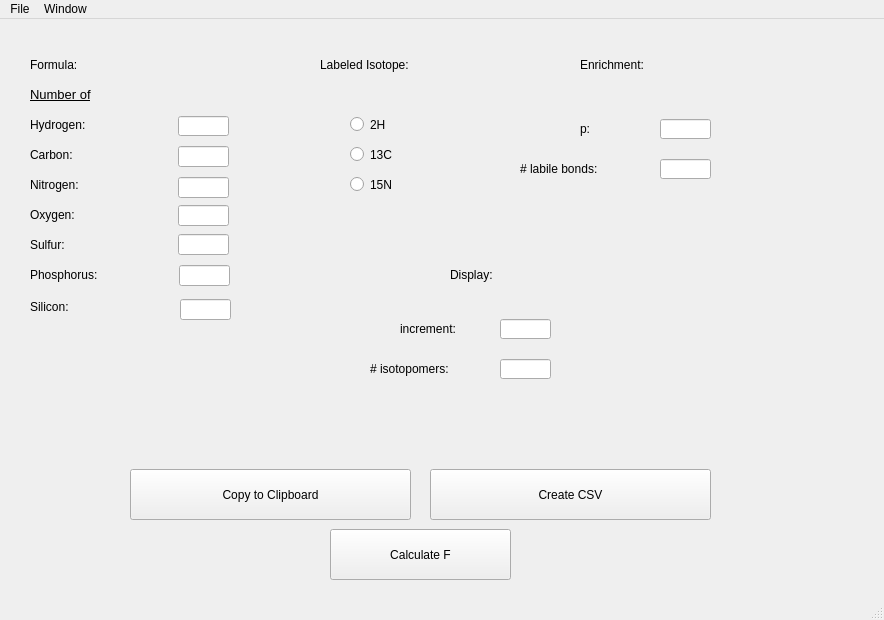
<?xml version="1.0" encoding="UTF-8"?>
<ui version="4.0">
 <class>MainWindow</class>
 <widget class="QMainWindow" name="MainWindow">
  <property name="geometry">
   <rect>
    <x>0</x>
    <y>0</y>
    <width>884</width>
    <height>620</height>
   </rect>
  </property>
  <property name="windowTitle">
   <string>MainWindow</string>
  </property>
  <widget class="QWidget" name="centralwidget">
   <widget class="QPushButton" name="execute">
    <property name="geometry">
     <rect>
      <x>130</x>
      <y>450</y>
      <width>281</width>
      <height>51</height>
     </rect>
    </property>
    <property name="mouseTracking">
     <bool>false</bool>
    </property>
    <property name="styleSheet">
     <string notr="true">
font: 24pt &quot;Arial&quot;;</string>
    </property>
    <property name="text">
     <string>Copy to Clipboard</string>
    </property>
   </widget>
   <widget class="QLabel" name="label">
    <property name="geometry">
     <rect>
      <x>30</x>
      <y>30</y>
      <width>111</width>
      <height>31</height>
     </rect>
    </property>
    <property name="styleSheet">
     <string notr="true">font: 20pt &quot;Arial&quot;;</string>
    </property>
    <property name="text">
     <string>Formula:</string>
    </property>
   </widget>
   <widget class="QLabel" name="label_2">
    <property name="geometry">
     <rect>
      <x>30</x>
      <y>90</y>
      <width>91</width>
      <height>31</height>
     </rect>
    </property>
    <property name="styleSheet">
     <string notr="true">font: 12pt &quot;Arial&quot;;
</string>
    </property>
    <property name="text">
     <string>Hydrogen:</string>
    </property>
   </widget>
   <widget class="QLabel" name="label_3">
    <property name="geometry">
     <rect>
      <x>30</x>
      <y>120</y>
      <width>91</width>
      <height>31</height>
     </rect>
    </property>
    <property name="styleSheet">
     <string notr="true">font: 12pt &quot;Arial&quot;;

</string>
    </property>
    <property name="text">
     <string>Carbon:</string>
    </property>
   </widget>
   <widget class="QLabel" name="label_4">
    <property name="geometry">
     <rect>
      <x>30</x>
      <y>150</y>
      <width>91</width>
      <height>31</height>
     </rect>
    </property>
    <property name="styleSheet">
     <string notr="true">font: 12pt &quot;Arial&quot;;
</string>
    </property>
    <property name="text">
     <string>Nitrogen:</string>
    </property>
   </widget>
   <widget class="QLabel" name="label_5">
    <property name="geometry">
     <rect>
      <x>30</x>
      <y>180</y>
      <width>91</width>
      <height>31</height>
     </rect>
    </property>
    <property name="styleSheet">
     <string notr="true">font: 12pt &quot;Arial&quot;;

</string>
    </property>
    <property name="text">
     <string>Oxygen:</string>
    </property>
   </widget>
   <widget class="QLabel" name="label_6">
    <property name="geometry">
     <rect>
      <x>30</x>
      <y>210</y>
      <width>91</width>
      <height>31</height>
     </rect>
    </property>
    <property name="styleSheet">
     <string notr="true">font: 12pt &quot;Arial&quot;;
</string>
    </property>
    <property name="text">
     <string>Sulfur:</string>
    </property>
   </widget>
   <widget class="QLabel" name="label_7">
    <property name="geometry">
     <rect>
      <x>30</x>
      <y>240</y>
      <width>91</width>
      <height>31</height>
     </rect>
    </property>
    <property name="styleSheet">
     <string notr="true">font: 12pt &quot;Arial&quot;;
</string>
    </property>
    <property name="text">
     <string>Phosphorus:</string>
    </property>
   </widget>
   <widget class="QLineEdit" name="h_input">
    <property name="geometry">
     <rect>
      <x>178</x>
      <y>97</y>
      <width>51</width>
      <height>20</height>
     </rect>
    </property>
   </widget>
   <widget class="QLineEdit" name="c_input">
    <property name="geometry">
     <rect>
      <x>178</x>
      <y>127</y>
      <width>51</width>
      <height>21</height>
     </rect>
    </property>
   </widget>
   <widget class="QLineEdit" name="n_input">
    <property name="geometry">
     <rect>
      <x>178</x>
      <y>158</y>
      <width>51</width>
      <height>21</height>
     </rect>
    </property>
   </widget>
   <widget class="QLineEdit" name="o_input">
    <property name="geometry">
     <rect>
      <x>178</x>
      <y>186</y>
      <width>51</width>
      <height>21</height>
     </rect>
    </property>
   </widget>
   <widget class="QLineEdit" name="s_input">
    <property name="geometry">
     <rect>
      <x>178</x>
      <y>215</y>
      <width>51</width>
      <height>21</height>
     </rect>
    </property>
   </widget>
   <widget class="QLineEdit" name="p_input">
    <property name="geometry">
     <rect>
      <x>179</x>
      <y>246</y>
      <width>51</width>
      <height>21</height>
     </rect>
    </property>
   </widget>
   <widget class="QLabel" name="label_8">
    <property name="geometry">
     <rect>
      <x>30</x>
      <y>272</y>
      <width>91</width>
      <height>31</height>
     </rect>
    </property>
    <property name="styleSheet">
     <string notr="true">font: 12pt &quot;Arial&quot;;
</string>
    </property>
    <property name="text">
     <string>Silicon:</string>
    </property>
   </widget>
   <widget class="QLineEdit" name="si_input">
    <property name="geometry">
     <rect>
      <x>180</x>
      <y>280</y>
      <width>51</width>
      <height>21</height>
     </rect>
    </property>
   </widget>
   <widget class="QLabel" name="label_9">
    <property name="geometry">
     <rect>
      <x>30</x>
      <y>60</y>
      <width>111</width>
      <height>31</height>
     </rect>
    </property>
    <property name="styleSheet">
     <string notr="true">font: 20pt &quot;Arial&quot;;
</string>
    </property>
    <property name="text">
     <string>&lt;html&gt;&lt;head/&gt;&lt;body&gt;&lt;p&gt;&lt;span style=&quot; font-size:10pt; text-decoration: underline;&quot;&gt;Number of&lt;/span&gt;&lt;/p&gt;&lt;/body&gt;&lt;/html&gt;</string>
    </property>
   </widget>
   <widget class="QLabel" name="label_10">
    <property name="geometry">
     <rect>
      <x>320</x>
      <y>30</y>
      <width>191</width>
      <height>31</height>
     </rect>
    </property>
    <property name="styleSheet">
     <string notr="true">font: 20pt &quot;Arial&quot;;
</string>
    </property>
    <property name="text">
     <string>Labeled Isotope:</string>
    </property>
   </widget>
   <widget class="QRadioButton" name="h_label">
    <property name="geometry">
     <rect>
      <x>350</x>
      <y>90</y>
      <width>91</width>
      <height>31</height>
     </rect>
    </property>
    <property name="toolTip">
     <string>&lt;html&gt;&lt;head/&gt;&lt;body&gt;&lt;p&gt;Hydrogen:&lt;/p&gt;&lt;/body&gt;&lt;/html&gt;</string>
    </property>
    <property name="whatsThis">
     <string>&lt;html&gt;&lt;head/&gt;&lt;body&gt;&lt;p&gt;&lt;span style=&quot; font-size:14pt;&quot;&gt;Hydrogen:&lt;/span&gt;&lt;/p&gt;&lt;/body&gt;&lt;/html&gt;</string>
    </property>
    <property name="styleSheet">
     <string notr="true">font: 12pt &quot;Arial&quot;;
</string>
    </property>
    <property name="text">
     <string>2H</string>
    </property>
   </widget>
   <widget class="QRadioButton" name="c_label">
    <property name="geometry">
     <rect>
      <x>350</x>
      <y>120</y>
      <width>91</width>
      <height>31</height>
     </rect>
    </property>
    <property name="toolTip">
     <string>&lt;html&gt;&lt;head/&gt;&lt;body&gt;&lt;p&gt;Hydrogen:&lt;/p&gt;&lt;/body&gt;&lt;/html&gt;</string>
    </property>
    <property name="whatsThis">
     <string>&lt;html&gt;&lt;head/&gt;&lt;body&gt;&lt;p&gt;&lt;span style=&quot; font-size:14pt;&quot;&gt;Hydrogen:&lt;/span&gt;&lt;/p&gt;&lt;/body&gt;&lt;/html&gt;</string>
    </property>
    <property name="styleSheet">
     <string notr="true">font: 12pt &quot;Arial&quot;;
</string>
    </property>
    <property name="text">
     <string>13C</string>
    </property>
   </widget>
   <widget class="QRadioButton" name="n_label">
    <property name="geometry">
     <rect>
      <x>350</x>
      <y>150</y>
      <width>91</width>
      <height>31</height>
     </rect>
    </property>
    <property name="toolTip">
     <string>&lt;html&gt;&lt;head/&gt;&lt;body&gt;&lt;p&gt;Hydrogen:&lt;/p&gt;&lt;/body&gt;&lt;/html&gt;</string>
    </property>
    <property name="whatsThis">
     <string>&lt;html&gt;&lt;head/&gt;&lt;body&gt;&lt;p&gt;&lt;span style=&quot; font-size:14pt;&quot;&gt;Hydrogen:&lt;/span&gt;&lt;/p&gt;&lt;/body&gt;&lt;/html&gt;</string>
    </property>
    <property name="styleSheet">
     <string notr="true">font: 12pt &quot;Arial&quot;;
</string>
    </property>
    <property name="text">
     <string>15N</string>
    </property>
   </widget>
   <widget class="QLabel" name="label_11">
    <property name="geometry">
     <rect>
      <x>580</x>
      <y>30</y>
      <width>191</width>
      <height>31</height>
     </rect>
    </property>
    <property name="styleSheet">
     <string notr="true">font: 20pt &quot;Arial&quot;;
</string>
    </property>
    <property name="text">
     <string>Enrichment:</string>
    </property>
   </widget>
   <widget class="QLineEdit" name="enrichment_input">
    <property name="geometry">
     <rect>
      <x>660</x>
      <y>100</y>
      <width>51</width>
      <height>20</height>
     </rect>
    </property>
   </widget>
   <widget class="QLabel" name="label_12">
    <property name="geometry">
     <rect>
      <x>580</x>
      <y>90</y>
      <width>31</width>
      <height>40</height>
     </rect>
    </property>
    <property name="styleSheet">
     <string notr="true">font: 12pt &quot;Arial&quot;;
</string>
    </property>
    <property name="text">
     <string>p:</string>
    </property>
   </widget>
   <widget class="QLineEdit" name="num_labile">
    <property name="geometry">
     <rect>
      <x>660</x>
      <y>140</y>
      <width>51</width>
      <height>20</height>
     </rect>
    </property>
   </widget>
   <widget class="QLabel" name="label_13">
    <property name="geometry">
     <rect>
      <x>520</x>
      <y>130</y>
      <width>101</width>
      <height>40</height>
     </rect>
    </property>
    <property name="styleSheet">
     <string notr="true">font: 12pt &quot;Arial&quot;;
</string>
    </property>
    <property name="text">
     <string># labile bonds: </string>
    </property>
   </widget>
   <widget class="QLineEdit" name="increment">
    <property name="geometry">
     <rect>
      <x>500</x>
      <y>300</y>
      <width>51</width>
      <height>20</height>
     </rect>
    </property>
   </widget>
   <widget class="QLabel" name="label_14">
    <property name="geometry">
     <rect>
      <x>400</x>
      <y>290</y>
      <width>91</width>
      <height>40</height>
     </rect>
    </property>
    <property name="styleSheet">
     <string notr="true">font: 12pt &quot;Arial&quot;;
</string>
    </property>
    <property name="text">
     <string>increment:</string>
    </property>
   </widget>
   <widget class="QLabel" name="label_15">
    <property name="geometry">
     <rect>
      <x>450</x>
      <y>240</y>
      <width>191</width>
      <height>31</height>
     </rect>
    </property>
    <property name="styleSheet">
     <string notr="true">font: 20pt &quot;Arial&quot;;
</string>
    </property>
    <property name="text">
     <string>Display:</string>
    </property>
   </widget>
   <widget class="QLabel" name="label_16">
    <property name="geometry">
     <rect>
      <x>370</x>
      <y>330</y>
      <width>111</width>
      <height>40</height>
     </rect>
    </property>
    <property name="styleSheet">
     <string notr="true">font: 12pt &quot;Arial&quot;;
</string>
    </property>
    <property name="text">
     <string># isotopomers:</string>
    </property>
   </widget>
   <widget class="QLineEdit" name="num_isotopomers">
    <property name="geometry">
     <rect>
      <x>500</x>
      <y>340</y>
      <width>51</width>
      <height>20</height>
     </rect>
    </property>
   </widget>
   <widget class="QPushButton" name="execute_2">
    <property name="geometry">
     <rect>
      <x>430</x>
      <y>450</y>
      <width>281</width>
      <height>51</height>
     </rect>
    </property>
    <property name="mouseTracking">
     <bool>false</bool>
    </property>
    <property name="styleSheet">
     <string notr="true">
font: 24pt &quot;Arial&quot;;</string>
    </property>
    <property name="text">
     <string>Create CSV</string>
    </property>
   </widget>
   <widget class="QPushButton" name="calc_f">
    <property name="geometry">
     <rect>
      <x>330</x>
      <y>510</y>
      <width>181</width>
      <height>51</height>
     </rect>
    </property>
    <property name="text">
     <string>Calculate F</string>
    </property>
   </widget>
  </widget>
  <widget class="QMenuBar" name="menubar">
   <property name="geometry">
    <rect>
     <x>0</x>
     <y>0</y>
     <width>884</width>
     <height>18</height>
    </rect>
   </property>
   <widget class="QMenu" name="menuFile">
    <property name="title">
     <string>File</string>
    </property>
    <addaction name="actionExit"/>
   </widget>
   <widget class="QMenu" name="menuWindow">
    <property name="title">
     <string>Window</string>
    </property>
    <addaction name="actionProteomics"/>
   </widget>
   <addaction name="menuFile"/>
   <addaction name="menuWindow"/>
  </widget>
  <widget class="QStatusBar" name="statusbar"/>
  <action name="actionExit">
   <property name="text">
    <string>Exit</string>
   </property>
  </action>
  <action name="actionProteomics">
   <property name="text">
    <string>Proteomics</string>
   </property>
  </action>
 </widget>
 <tabstops>
  <tabstop>execute</tabstop>
  <tabstop>h_input</tabstop>
  <tabstop>c_input</tabstop>
  <tabstop>n_input</tabstop>
  <tabstop>o_input</tabstop>
  <tabstop>s_input</tabstop>
  <tabstop>p_input</tabstop>
  <tabstop>si_input</tabstop>
  <tabstop>h_label</tabstop>
  <tabstop>c_label</tabstop>
  <tabstop>n_label</tabstop>
  <tabstop>enrichment_input</tabstop>
  <tabstop>num_labile</tabstop>
  <tabstop>increment</tabstop>
  <tabstop>num_isotopomers</tabstop>
 </tabstops>
 <resources/>
 <connections/>
</ui>
